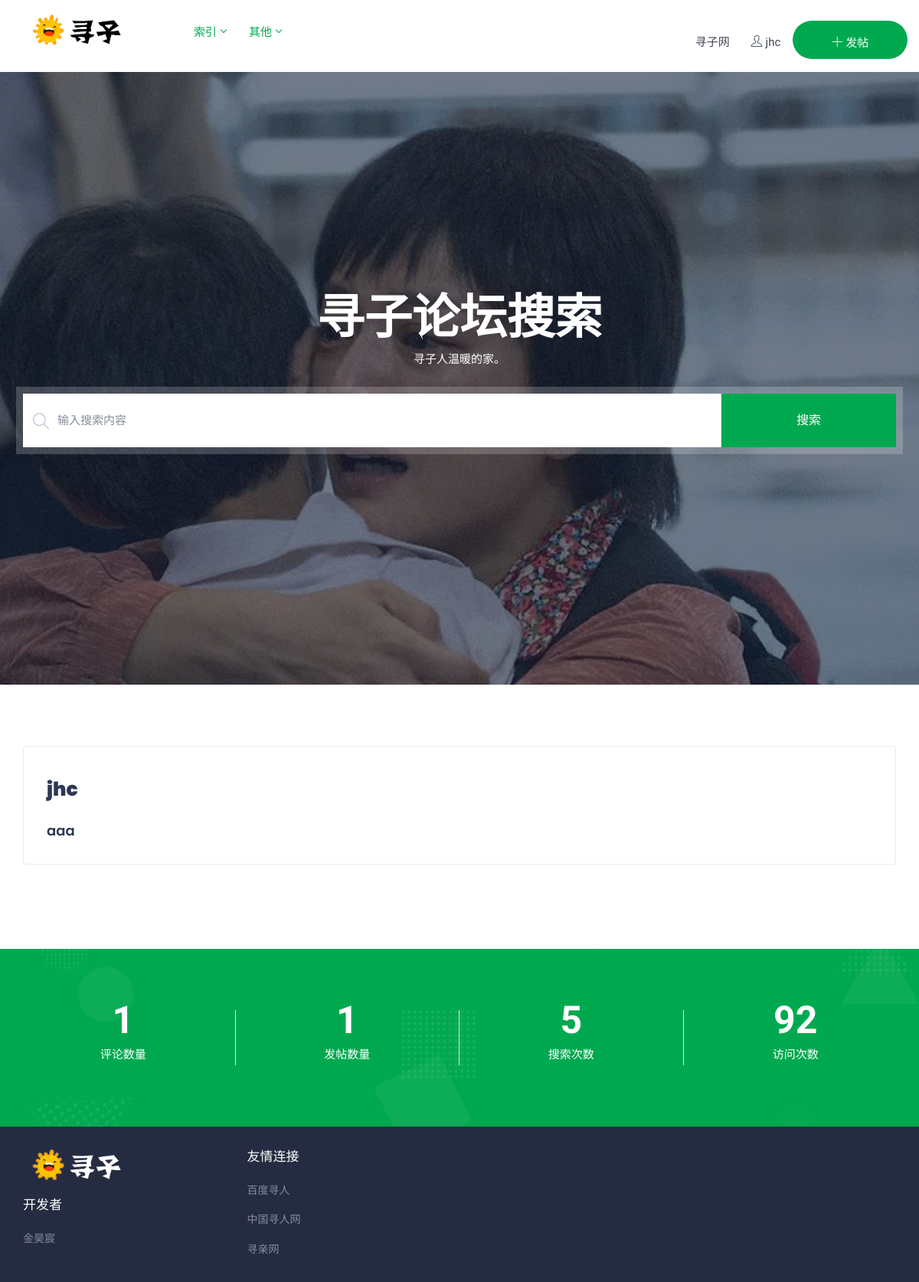
The page /bbs/ (signed in) on the database its author committed.
### mainapp/models.py (models this page shows)
class News(models.Model):
    id = models.AutoField("唯一id", primary_key=True)
    userid = models.ForeignKey(
        User, on_delete=models.CASCADE, verbose_name="消息所属用户", default=1)
    title = models.TextField("标题", default="none")
    content = models.TextField("内容", default="none")

### mainapp/views.py (the view, shortened to what this page needs)
# urls.py: path('bbs/', views.bbsindex, name='bbsindex'),
def bbsindex(request):
    content = {
        "user": None,
        "res": [],
        'visits': 0,
        'search': 0,
        'allrecord': 0,
        'upload': 0,
    }
    try:
        try:
            content['allrecord'] = News.objects.all().count()
            stat = Statistics2.objects.get(id=1)
            content['visits'] = stat.visits
            content['search'] = stat.search
            content['upload'] = Comment.objects.all().count()
            stat.visits += 1
            stat.save()
        except Exception as e:
            return errorFunc(request, e, sys._getframe().f_lineno)
        cookielog = request.session.get('user')
        if cookielog != None:
            content["user"] = cookielog
        getNews = News.objects.all()
        flag = 0
        getNews = reversed(getNews)
        for i in getNews:
            title = i.title
            contentLite = i.content
            if len(contentLite) > 80:
                contentLite = contentLite[:79]+"..."
            else:
                contentLite = contentLite
            dicts = {
                "title": i.title,
                "content": contentLite,
                "id": i.id,
            }
            content["res"].append(dicts)
            flag += 1
            if flag > 15:
                flag = 0
                break
    except Exception as e:
        return errorFunc(request, e, sys._getframe().f_lineno)
    return render(request, "bbsindex.html", content)

### templates/bbsindex.html (shortened to what this page needs)
{% load static %}
<!DOCTYPE html>
<html lang="en">
<head>
	<link href="{% static "assets/css/plugins.css" %}" rel="stylesheet">
	<link href="{% static "assets/css/styles.css" %}" rel="stylesheet">
	<link href="{% static "assets/css/skin/default.css" %}" rel="stylesheet">
</head>
<body class="green-skin">
	<div id="main-wrapper">
		<div class="header header-light">
			<div class="container-fluid">
				<nav id="navigation" class="navigation navigation-landscape">
					<div class="nav-header">
						<a class="nav-brand" href="{% url 'index' %}">
							<img src="{% static "assets/img/logo.png" %}" class="logo" alt="" />
						</a>
					</div>
					<div class="nav-menus-wrapper" style="transition-property: none;">
						<ul class="nav-menu">
							<li class="active"><a href="#">索引</a>
							</li>
						</ul>
						<ul class="nav-menu">
							<li class="active"><a href="#">其他</a>
							</li>
						</ul>
						<ul class="nav-menu nav-menu-social align-to-right">
							<li>
								<a href="#" data-toggle="modal" data-target="#login">
									<span class="dn-lg" style="font-size:18px"><a href="{% url 'index' %}" target="_blank">寻子网</a></span>
								</a>
							</li>
							{% if user == None %}
							<li>
								<a href="{% url 'login' %}">
									<i class="ti-user mr-1"></i><span class="dn-lg">登陆/注册</span>
								</a>
							</li>
							{% else %}
							<li>
								<a href="{% url 'personal' %}">
									<i class="ti-user mr-1"></i><span class="dn-lg">{{ user }}</span>
								</a>
							</li>
							{% endif %}
							{% if user == None %}
							<li class="add-listing theme-bg">
								<button
									style="height: 100%;width: 100%;background-color: Transparent;background-repeat:no-repeat;border: none;cursor:pointer;overflow: hidden;">
									<a href="{% url 'login' %}">
										</i> 登陆后发帖
									</a>
								</button>
							</li>
							{% else %}
							<li class="add-listing theme-bg">
								<button
									style="height: 100%;width: 100%;background-color: Transparent;background-repeat:no-repeat;border: none;cursor:pointer;overflow: hidden;">
									<a href="{% url 'postnew' %}">
										<i class="ti-plus"></i> 发帖
									</a>
								</button>
							</li>
							{% endif %}
						</ul>
					</div>
				</nav>
			</div>
		</div>
		<div class="hero-header jumbo-banner text-center" style="background: url({% static "assets/img/banner2.jpg" %}"
			);" data-overlay="6">
			<div class="container" style="margin-top:-2%">
				<h1>寻子论坛搜索</h1>
				<p class="lead">寻子人温暖的家。</p>
				<form method="POST" class="search-big-form no-border search-shadow">
					<div class="row m-0" style="width:100%">
						<div class="col-lg-4 col-md-4 col-sm-12 p-0">
							<div class="form-group">
								<i class="ti-search"></i>
								<input name="searchContent" type="text" class="form-control b-r" style="width:100%"
									placeholder="输入搜索内容">
							</div>
						</div>
						<div class="col-lg-2 col-md-2 col-sm-12 p-0">
							<button value="searchButton" name="searchButton" class="btn btn-primary full-width"
								style="margin-left:0%">搜索</button>
						</div>
					</div>
				</form>
			</div>
		</div>
		<section>
			<div class="container">
				<div class="row">
					<div class="col-md-12">
						{% for inf in res %}
						<a href="{% url 'bbscontent' inf.id  %}">
						<form method="POST">
							<div class="job-new-list">
								<div class="vc-content" style="width: 100%;">
									<ul class="vc-info-list">
										<li class="list-inline-item" style="width: 100%;">
											<h5 style="margin-bottom: 7px;font-size:25px;margin-bottom:3%"><b>{{ inf.title }}</b></h5>
											<h5 style="margin-bottom: 7px;font-size:18px">{{ inf.content }}</h5>
										</li>
									</ul>
								</div>
							</div>
						</form>
						</a>
						{% endfor %}
					</div>
				</div>
			</div>
		</section>
		<section class="image-bg text-center" style="background:#00a94f url({% static "assets/img/bg2.png" %});"
			data-overlay="0">
			<div class="container">
				<div class="row">
					<div class="col-lg-3 col-md-3 col-sm-6 b-r">
						<div class="count-facts">
							<h4>{{ upload }}</h4>
							<span>评论数量</span>
						</div>
					</div>
					<div class="col-lg-3 col-md-3 col-sm-6 b-r">
						<div class="count-facts">
							<h4>{{ allrecord }}</h4>
							<span>发帖数量</span>
						</div>
					</div>
					<div class="col-lg-3 col-md-3 col-sm-6 b-r">
						<div class="count-facts">
							<h4>{{ search }}</h4>
							<span>搜索次数</span>
						</div>
					</div>
					<div class="col-lg-3 col-md-3 col-sm-6">
						<div class="count-facts">
							<h4>{{ visits }}</h4>
							<span>访问次数</span>
						</div>
					</div>
				</div>
			</div>
		</section>
		<footer class="dark-footer skin-dark-footer">
			<div>
				<div class="container">
					<div class="row">
						<div class="col-lg-3 col-md-3">
							<div class="footer-widget" style="padding-top:30px;padding-bottom: 30px;">
								<img src="{% static "assets/img/logo-light.png" %}" class="img-footer" alt="" />
								<div class="footer-add">
									<h4 class="widget-title">开发者</h4>
									<p><a href="https://space.bilibili.com/175397396" target="_blank">金昊宸</a></p>
								</div>
							</div>
						</div>
						<div class="col-lg-2-mianze col-md-2-mianze" style="width: 100%;">
							<div class="footer-widget" style="width: 100%;padding-top:8%;padding-bottom: 30px;">
								<h4 class="widget-title">友情连接</h4>
								<ul class="footer-menu">
									<li><a href="http://xunren.baidu.com/index.html" target="_blank">百度寻人</a></li>
									<li><a href="http://chinaxrw.com/" target="_blank">中国寻人网</a></li>
									<li><a href="https://www.szrksjzx.com/" target="_blank">寻亲网</a></li>
								</ul>
							</div>
						</div>
				</div>
			</div>
		</footer>
	</div>
</body>
</html>

### rows shown on the page
News: title "jhc", title "jhc", content "aaa"

### other values the page prints
{{ upload }} "1"
{{ allrecord }} "1"
{{ search }} "5"
{{ visits }} "92"
